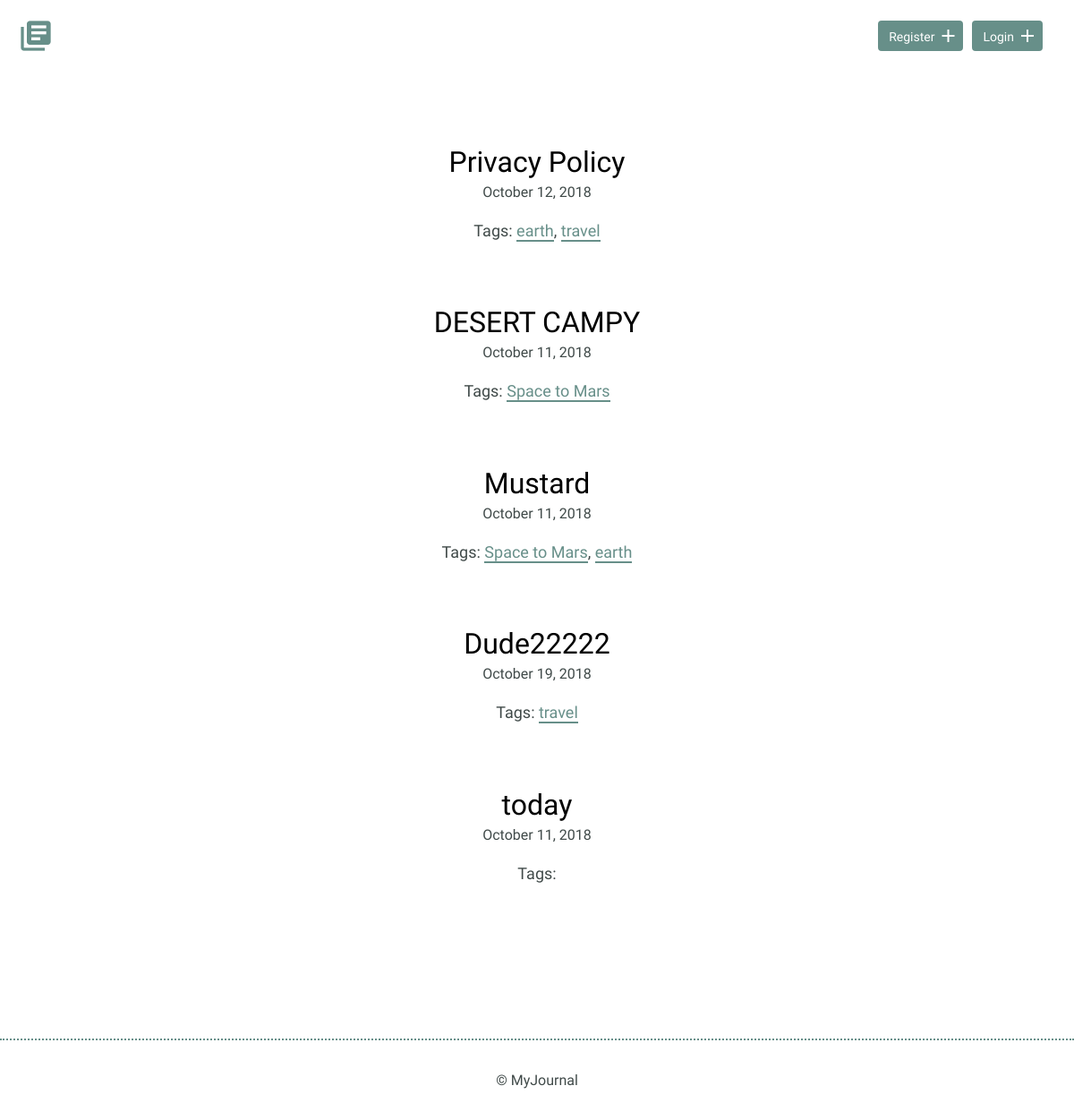
Before: / with the older database file.
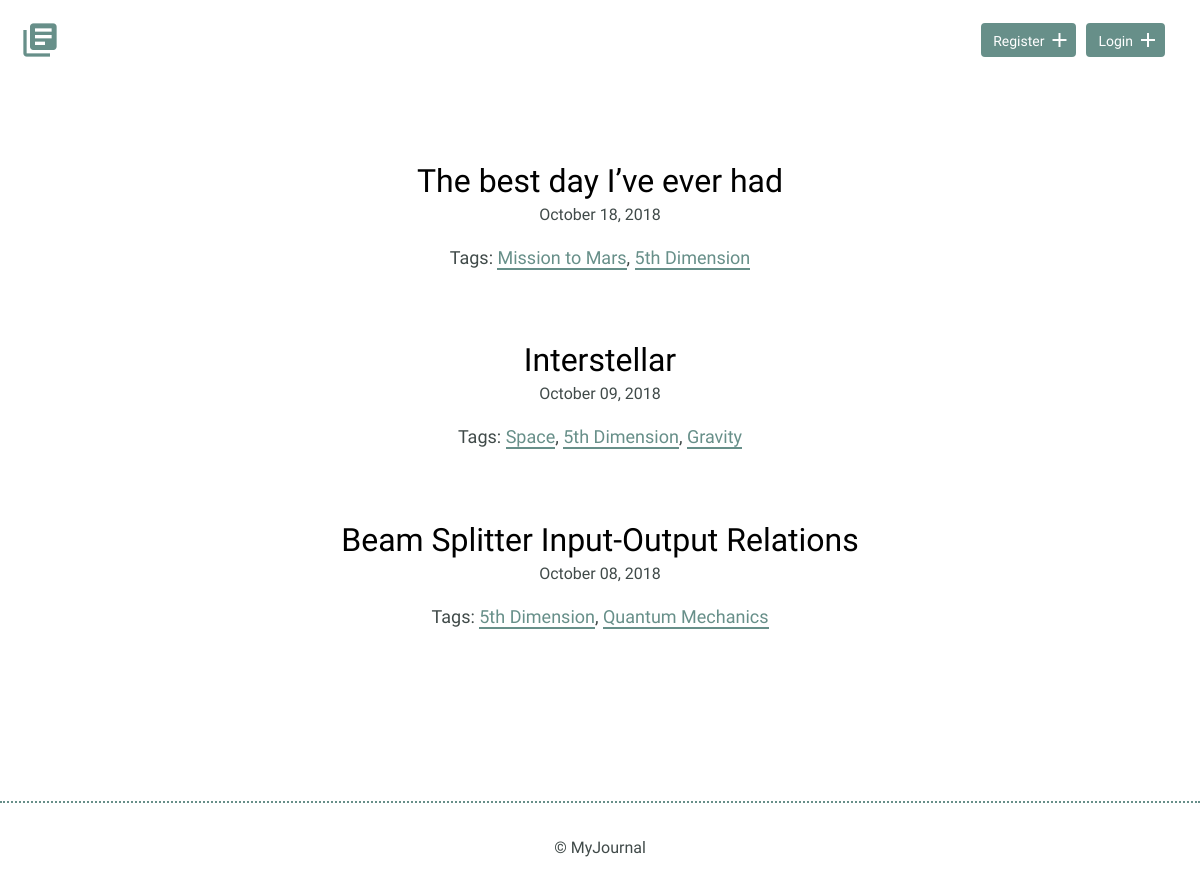
After: the same page with the newer database file.
### models.py (models this page shows, shortened)
class Journal(Model):
    user = ForeignKeyField(User, related_name='journals')
    tags = ManyToManyField(Tag, backref='tags')
    pub_date = DateTimeField(default=datetime.datetime.now)
    title = CharField(max_length=30)
    slug = CharField(unique=True, max_length=50)
    date = DateTimeField()
    time_spent = IntegerField(min)
    learned = TextField()
    resources = TextField()
    class Meta:
        database = DATABASE
        order_by = ('-pub_date',)

class Tag(Model):
    title = CharField(max_length=15)
    slug = CharField(max_length=50)
    class Meta:
        database = DATABASE
    def __init__(self, *args, **kwargs):
        if not 'slug' in kwargs:
            kwargs['slug'] = slugify(kwargs.get('title', ''))
        super().__init__(*args, **kwargs)

### app.py (the view)
@app.route('/')
def index():
    context = models.Journal.select()
    return render_template('index.html', context=context)

### app.py (called while the page is built)
@app.template_filter()
def datetimefilter(value, format='%B %d, %Y'):
    return value.strftime(format)

@app.before_request
def before_request():
    g.db = models.DATABASE
    g.db.connect()
    g.user = current_user

@app.after_request
def after_request(response):
    g.db.close()
    return response

### templates/index.html
{% extends 'base.html' %}
{% block content %}
<section>
    <div class="container">
        <div class="entry-list">
            {% for journal in context %}
            <article>
                <h2><a href="{{ url_for('entries', slug=journal.slug) }}">{{ journal.title }}</a></h2>
                <time datetime="{{ journal.date.strftime('%Y-%m-%d') }}">{{ journal.date|datetimefilter }}</time>
                <p>Tags: {% for tag in journal.tags %}<a href="{{ url_for('tags', slug=tag.slug) }}">{{ tag.title }}</a>{% if loop.last %}{% else %}, {% endif %}{% endfor %}</p>
            </article>
            {% endfor %}
        </div>
    </div>
</section>
{% endblock %}

### templates/base.html (shortened to what this page needs)
<!DOCTYPE html>
<html>
    <head>
        <link rel="stylesheet" href="/static/css/normalize.css">
        <link rel="stylesheet" href="/static/css/site.css">
        <link rel="stylesheet" href="/static/css/custom.css">
    </head>
    <body>
        <header>
            <div class="container">
                <div class="site-header">
                    <a class="logo" href="{{ url_for('index') }}"><i class="material-icons">library_books</i></a>
                    {% if g.user.is_authenticated %}
                    <a class="button icon-right" href="{{ url_for('logout') }}"><span>Logout</span> <i class="material-icons">add</i></a>
                    <a class="button icon-right" href="{{ url_for('createjournal') }}"><span>New Entry</span> <i class="material-icons">add</i></a>
                    <a class="button icon-right" href="{{ url_for('createtag') }}"><span>Add Tag</span> <i class="material-icons">add</i></a>
                    {% else %}
                    <a class="button icon-right" href="{{ url_for('login') }}"><span>Login</span> <i class="material-icons">add</i></a>
                    <a class="button icon-right" href="{{ url_for('register') }}"><span>Register</span> <i class="material-icons">add</i></a>
                    {% endif %}
                </div>
            </div>
        </header>
        {% block content %}{% endblock %}
        <footer>
            <div>
                &copy; MyJournal
            </div>
        </footer>
    </body>
</html>

### static/css/site.css (style rules this page uses)
body { font-size: 16px; color: #404a49; font-family: 'Cousine', serif; font-weight: 400; }
.container { margin: 0 auto; padding: 0 25px; }
header .site-header { margin: 0 auto; height: 95px; }
header .logo i { color: #678f89; margin: 20px 0 0 -5px; float: left; font-size: 40px; }
header .button { float: right; margin: 33px 0 0 0; }
footer { text-align: center; padding: 35px 0; border-top: 2px dotted #678f89; }
.button { padding: 8px 10px 6px 10px; background: #678f89; border: 2px solid #678f89; border-radius: 4px; text-decoration: none; color: #FFF; position: relative; text-align: center; font-size: 14px; }
.button.icon-right { padding-right: 30px; top: -10px; margin-right: 10px }
.button.icon-right i { position: absolute; top: 3px; right: 3px; }
h1, h2, h3 { margin: 0; font-weight: 400; line-height: 1em; color: #000; }
h2 { font-size: 32px; }
h2 a { text-decoration: none; color: #000; }
p { line-height: 1.8em; font-size: 18px; }
p a { border-bottom: 2px solid #678f89; padding: 0; color: #678f89; text-decoration: none; }
.entry-list, .edit-entry, .new-entry { max-width: 800px; margin: 0 auto; padding: 70px 0 150px 0; }
.entry-list article { margin-bottom: 70px; text-align: center; }
.entry-list article:last-child { margin-bottom: 0; }
.entry-list article h2 { margin-bottom: 8px; }

Changed rows visible on the page:
removed Journal: title "Privacy Policy", date "October 12, 2018"
removed Tag: title "earth"
removed Tag: title "travel"
removed Journal: title "DESERT CAMPY", date "October 11, 2018", Tag (title "Space to Mars")
removed Journal: title "Mustard", date "October 11, 2018", Tag (title "Space to Mars")
removed Journal: title "Dude22222", date "October 19, 2018"
removed Journal: title "today", date "October 11, 2018"
added Journal: title "The best day I’ve ever had", date "October 18, 2018", Tag (title "Mission to Mars")
added Tag: title "5th Dimension"
added Journal: title "Interstellar", date "October 09, 2018"
added Tag: title "Space", shown under Journal "Interstellar"
added Tag: title "Gravity", shown under Journal "Interstellar"
added Journal: title "Beam Splitter Input-Output Relations", date "October 08, 2018"
added Tag: title "Quantum Mechanics", shown under Journal "Beam Splitter Input-Output Relations"
